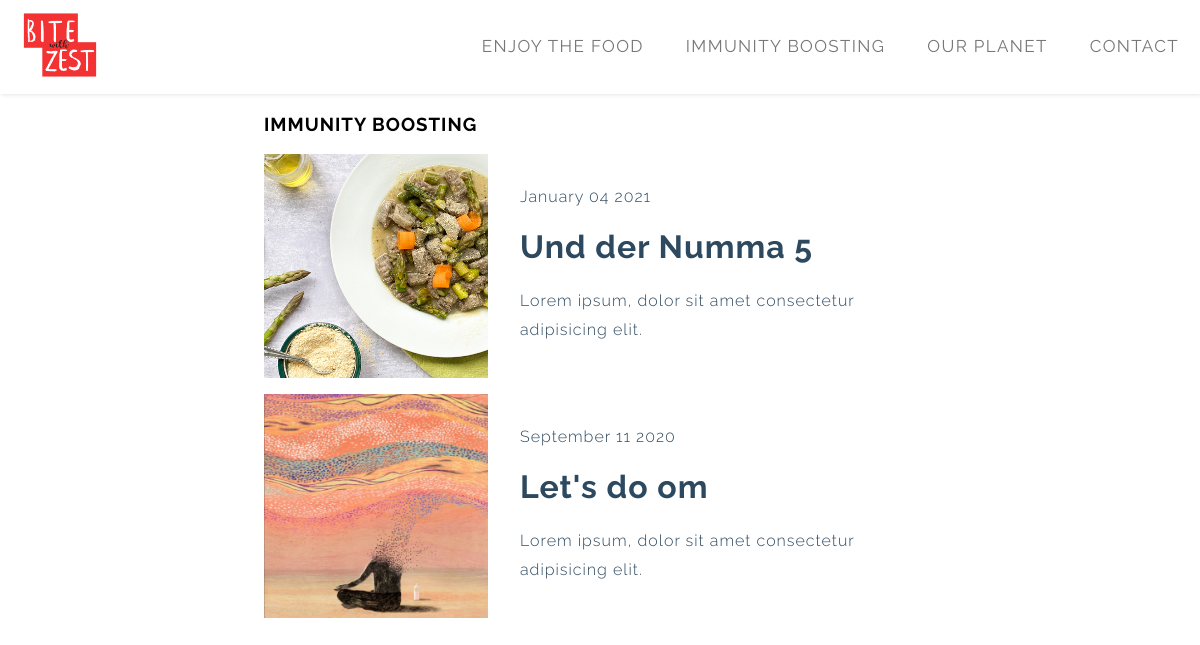
The page /filter/immunity-boosting/ on the database its author committed.
### blog/models.py (models this page shows, shortened)
class Category(models.Model):
    description = models.CharField(max_length=200, unique=True)
    status = models.IntegerField(choices=STATUS, default=0)
    slug = models.SlugField(max_length=200,unique=True, default='')
    class Meta:
        verbose_name_plural = 'Categories'

class Post(models.Model):
    titleplus = models.CharField(max_length=200, default='')
    slug = models.SlugField(max_length=200, unique=True)
    author = models.ForeignKey(User, on_delete= models.CASCADE,related_name='blog_posts')
    updated_on = models.DateTimeField(auto_now= True)
    created_on = models.DateTimeField(auto_now_add=True)
    custom_date = models.DateTimeField(null= True,blank=True)
    category = models.CharField(max_length=200, choices=category_list, default='')
    subcategory = models.CharField(max_length=200, choices=subcategory_list, default='uncategorized')
    status = models.IntegerField(choices=STATUS, default=0)
    cardtype = models.IntegerField(choices=CARDTYPE, default=0)
    thumbnail = models.FileField(upload_to=path_and_rename,blank=True)
    thumbnail_desc = models.CharField(max_length=200,default='',blank=True)
    intro_pic= models.FileField(upload_to=path_and_rename_intro,blank=True)
    intro_pic_desc = models.CharField(max_length=200,default='',blank=True)
    intro = RichTextField()
    title = models.CharField(max_length=200, unique=True)
    maintext = RichTextField(default='')
    intro1 = RichTextField(default='',blank=True)
    legend = RichTextField(default='',blank=True)
    add_pic = models.FileField(upload_to=path_and_rename_add,blank=True)
    add_pic_desc = models.CharField(max_length=200,default='',blank=True)
    ingredients = RichTextField(blank=True)
    preparationtext = RichTextField(default='',blank=True)
    main_pic = models.FileField(upload_to=path_and_rename_main,blank=True)
    main_pic_desc = models.CharField(max_length=200,default='',blank=True)
    tip = RichTextField(default='',blank=True)
    relates_to = models.ForeignKey('self', on_delete=models.CASCADE, default=1)
    relates_to_desc = models.CharField(max_length=300,default='',blank=True)
    outro = RichTextField(default='',blank=True)
    class Meta:
        ordering = ['-created_on']
        verbose_name_plural = 'Posts'

### blog/views.py (the view)
# urls.py: path('filter/<slug:slug>/', views.CategoryList.as_view(), name='category_view'),
class CategoryList(generic.DetailView):
    model = Category
    template_name = 'post_cat_list.html'
    def get_context_data(self, **kwargs):
        context = super(CategoryList, self).get_context_data(**kwargs)
        shared_context(context)
        return context

### blog/views.py (called while the page is built)
def shared_context(context):
    cat_queryset = Category.objects.all()
    context['cat_list'] = cat_queryset.filter(status=1).order_by('-id')
    context['cat_list_asc'] = cat_queryset.filter(status=1).order_by('id')
    subcat_queryset = SubCategory.objects.all()
    context['subcat_list'] = subcat_queryset.filter(status=1).order_by('-id')
    context['subcat_list_asc'] = subcat_queryset.filter(status=1).order_by('id')
    post_queryset = Post.objects.all()
    context['post_cat_list'] = post_queryset.filter(status=1).order_by('-id')
    context['post_subcat_list'] = post_queryset.filter(status=1).order_by('id')
    context['related_posts'] = post_queryset

### blog/templates/post_cat_list.html (shortened to what this page needs)
{% extends "base.html" %}
{% load static %}
{% block post_showcase %}
<div class="gallery-cat" id="galleryCat">
  <header class="post-cat-header">
    {% if request.resolver_match.url_name  == 'category_view' %}
    <h3 class="post-cat-title">{{object.description|upper}} </h3>
    {% else %}
    <h3 class="post-cat-title">{{object.name|upper}} </h3>
    {% endif %}
  </header>
  {% if request.resolver_match.url_name  == 'category_view' %}
    {% for post in post_cat_list %}
      {% if object.description == post.category %}
      <a href="{% url 'post_detail' post.slug  %}">
        <div class="post-cat-card">
          <div class="post-cat-card__img">
            <img src="../../media/post{{post.id}}/thumbs/post_thumb{{post.id}}.jpg" alt="">
          </div>
          <div class="post-cat-card__info">
            <div class="post-cat-card__date">
              <span>{{ post.created_on | date:"F d Y"}}</span>
            </div>
            <h1 class="post-cat-card__title">{{ post.title }}</h1>
            <p class="post-cat-card__text">Lorem ipsum, dolor sit amet consectetur adipisicing elit. </p>
          </div>
        </div>
      </a>
      {% endif %}
    {% endfor %}
  {% endif %}
</div>
{% endblock  %}

### blog/templates/base.html (shortened to what this page needs)
{% load static %}
<!DOCTYPE html>
<html lang="en">
<head>
  <link rel="stylesheet" href="{% static 'css/style.css' %}" />
  <link rel="stylesheet" href="{% static 'css/responsive.css' %}" />
</head>
<body>
  <div class="wrapper">
    <div class="topnav" id="myTopnav">
      <div class="desc">
        {% for category in cat_list %}
        <div class="dropdown">
          <button class="dropbtn"><a href="{% url 'category_view' category.slug  %}" class="">{{category.description}}</a></button>
        </div>
        {% endfor %}
      </div>
      <div class="logo">
        <a href="/"><img src="{% static 'img/BWZ_logo_red_2.png' %}" alt="logo"></a>
      </div>
    </div>
    <div class="content">
      {% block post_showcase %}{% endblock post_showcase %}
    </div>
  </div>
</body>
</html>

### static/css/style.css (style rules this page uses)
:root { --yellow: #ffc600; --black: rgb(45, 73, 95); --grey: #777777; --red: #f33233; }
*, *:before, *:after { box-sizing: border-box; }
body { font-family: Raleway, sans-serif; letter-spacing: 1px; margin: 0; font-weight: 300; }
button { font-family: Raleway, sans-serif; }
h1,h2,h3,h4,h5,h6 { margin: 0,0,5px,0; }
p { margin: 0; line-height: 29px; }
.content { display: grid; }

### static/css/responsive.css (style rules this page uses)
img { max-width: 100%; }
.wrapper { display: grid; grid-template-rows: auto 1fr auto ; }
.topnav { overflow: hidden; background-color: #fff; box-shadow: 1px 1px 4px 0 rgba(0,0,0,.1); margin: auto 0 ; }
.topnav a { float: right; display: block; color: var(--grey); text-decoration: none; font-size: 17px; text-transform: uppercase; text-align: center; letter-spacing: 0.08em; }
.topnav .logo { display: block; float: left; padding: 10px 20px; text-decoration: none; }
.logo a img { max-width: 80px; }
.dropdown { float: right; overflow: hidden; }
.dropdown .dropbtn { font-size: 17px; border: none; color: var(--grey); background-color: inherit; line-height: 50px; text-transform: uppercase; letter-spacing: 0.08em; text-align: center; }
@media (min-width: 960px) { .dropdown .dropbtn { font-size: 17px; border: none; color: var(--grey); padding: 21px; background-color: inherit; line-height: 50px; text-transform: uppercase; letter-spacing: 0.08em; text-align: center; } }
@media (min-width: 960px) { .gallery-cat { display: block; margin: auto; width: 56%; height: 100vmax; } }
@media (min-width: 960px) { .post-cat-card { max-width: 80rem; max-height: 14rem; margin-bottom: 1rem; display: flex; align-items: center; } }
@media (min-width: 960px) { .post-cat-card__img { min-width: 14rem; max-width: 14rem; height: 14rem; position: relative; } }
@media (min-width: 960px) { .post-cat-card__img img { width: 100%; height: 100%; object-fit: cover; } }
@media (min-width: 960px) { .post-cat-card__info { padding-left: 2rem; } }
@media (min-width: 960px) { a { text-decoration: none; color: var(--black); } }

### rows shown on the page
Category: description "CONTACT"
Category: description "OUR PLANET"
Category: description "IMMUNITY BOOSTING"
Category: description "ENJOY THE FOOD"
Post: shows a picture, created_on "January 04 2021", title "Und der Numma 5"
Post: shows a picture, created_on "September 11 2020", title "Let's do om"
